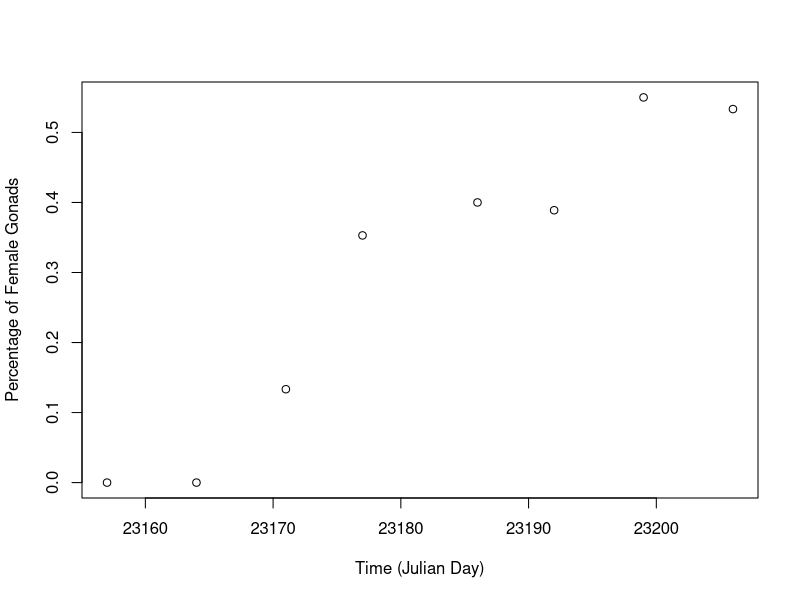
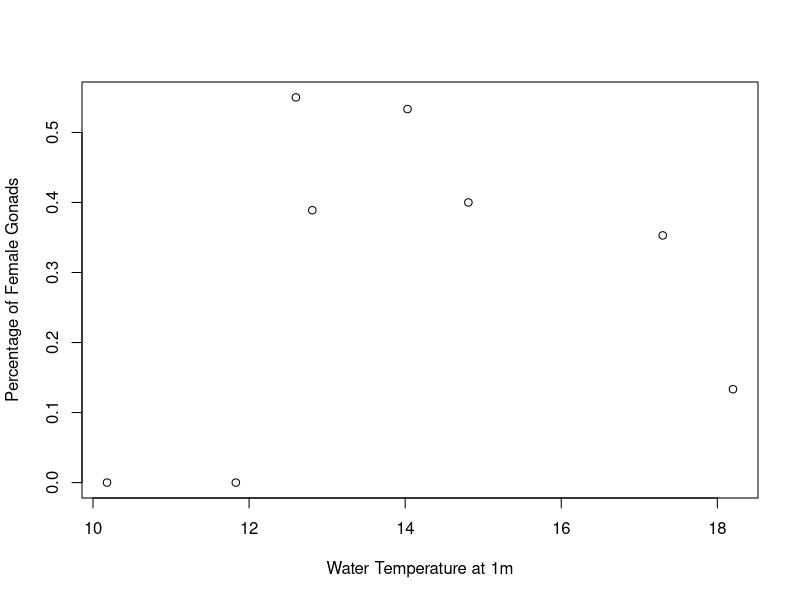
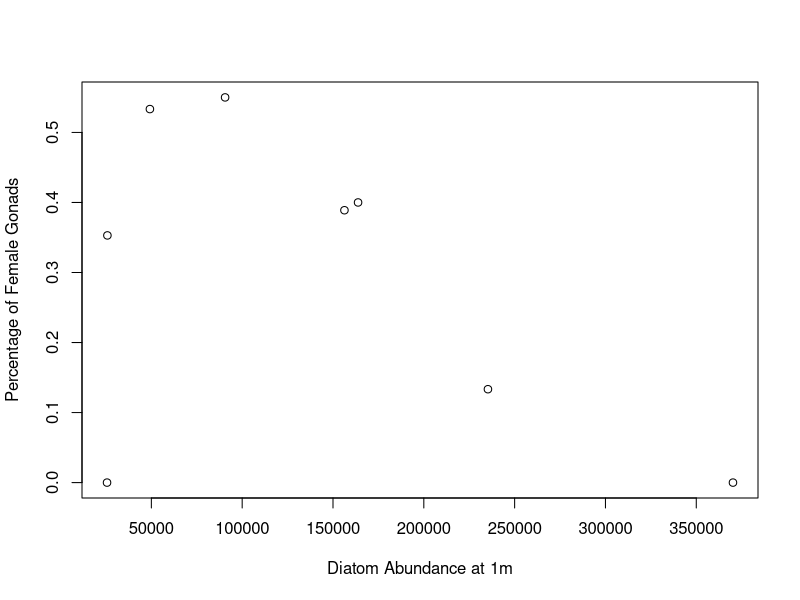
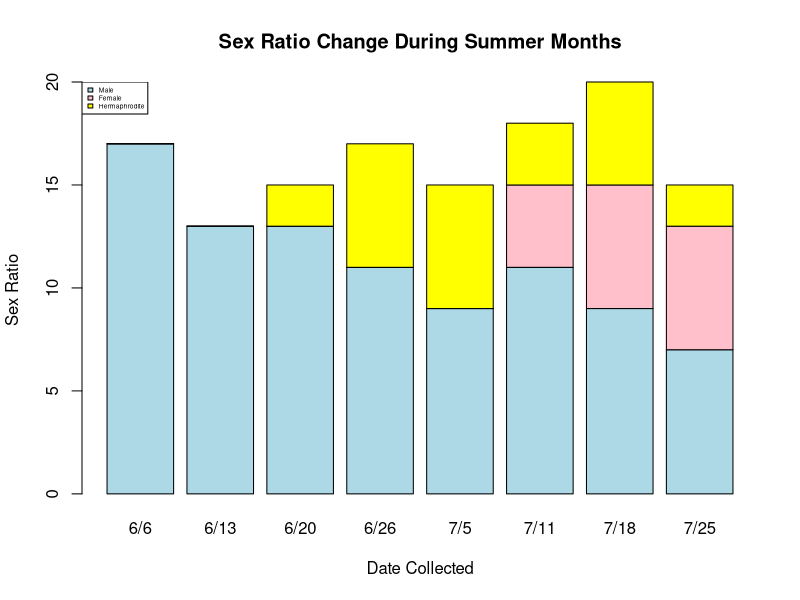

R code for these plots, in order:
## ---- chunk 1
knitr::opts_chunk$set(echo = TRUE)
## ---- chunk 2
phyto_1m <- read.csv("BC_Phytoplankton_New-1m_Wholewater_L_Quant(1).csv")
phyto_1m
waterconditions <- read.csv("BC_Phytoplankton_New-Conditions.csv")
waterconditions
## ---- chunk 3
Pacific_Oyster_Sex_Ratio <- read.csv("Pacific_Oyster_Sex_Ratio.csv")
Pacific_Oyster_Sex_Ratio
## ---- chunk 4
totalfemale = Pacific_Oyster_Sex_Ratio$Female
totalherm = Pacific_Oyster_Sex_Ratio$Hermaphrodite
femalegonads = totalfemale + totalherm
percentsfemale = femalegonads/Pacific_Oyster_Sex_Ratio$`Total Oysters Collected`
totalplankton = phyto_1m$Diatom_Sum[59:66]
#note: will need to change to [85:93] but excluding 86
totalplankton
watertempsfake = waterconditions$Water_Temp_1m_C[79:86]
#note: will need to change to [105:115] excluding 106, 110, and 111
watertempsfake
## ---- chunk 5
Pacific_Oyster_Sex_Ratio$Total_Female_Gonads <- femalegonads
percentsfemale = femalegonads/Pacific_Oyster_Sex_Ratio$Total.Oysters.Collected
Pacific_Oyster_Sex_Ratio$Percentage_Female_Gonads <- percentsfemale
Pacific_Oyster_Sex_Ratio$Water_Temps_at_1m <- watertempsfake
Pacific_Oyster_Sex_Ratio$Total_Plankton <- totalplankton
datesID <- c("20230606", "20230613", "20230620", "20230626", "20230705", "20230711", "20230718", "20230725")
Pacific_Oyster_Sex_Ratio$ID_yyyymmdd <- datesID
juliandates <- c(23157, 23164, 23171, 23177, 23186, 23192, 23199, 23206)
Pacific_Oyster_Sex_Ratio$Julian_Date <- juliandates
Pacific_Oyster_Sex_Ratio
## ---- chunk 6
library(data.table)
setcolorder(Pacific_Oyster_Sex_Ratio, c("Date.Collected", "ID_yyyymmdd", "Julian_Date", "Total.Oysters.Collected", "Male", "Female", "Hermaphrodite", "Total_Female_Gonads", "Percentage_Female_Gonads", "Water_Temps_at_1m", "Total_Plankton"))
Pacific_Oyster_Sex_Ratio
## ---- chunk 7
plot(Pacific_Oyster_Sex_Ratio$Julian_Date, Pacific_Oyster_Sex_Ratio$Percentage_Female_Gonads, ylab="Percentage of Female Gonads", xlab= "Time (Julian Day)")
#how do I fix the x values so they go day by day but are still integers... a way other than Julian Day?
## ---- chunk 8
plot(Pacific_Oyster_Sex_Ratio$Water_Temps_at_1m, Pacific_Oyster_Sex_Ratio$Percentage_Female_Gonads, ylab="Percentage of Female Gonads", xlab="Water Temperature at 1m")
## ---- chunk 9
plot(Pacific_Oyster_Sex_Ratio$Total_Plankton, Pacific_Oyster_Sex_Ratio$Percentage_Female_Gonads, ylab="Percentage of Female Gonads", xlab="Diatom Abundance at 1m")
## ---- chunk 10
colors = c("lightblue", "pink", "yellow")
regions <- c("Male", "Female", "Hermaphrodite")
barplotdates = c("6/6", "6/13", "6/20", "6/26", "7/5", "7/11", "7/18", "7/25")
barplotvalues <- matrix(data = c(Pacific_Oyster_Sex_Ratio$Male, Pacific_Oyster_Sex_Ratio$Female, Pacific_Oyster_Sex_Ratio$Hermaphrodite), nrow = 3, ncol = 8, byrow = TRUE)
## ---- chunk 11
barplot(barplotvalues, main= "Sex Ratio Change During Summer Months", xlab = "Date Collected", ylab="Sex Ratio", col=colors, names.arg=barplotdates)
legend("topleft", regions, cex = 0.4, fill = colors)
